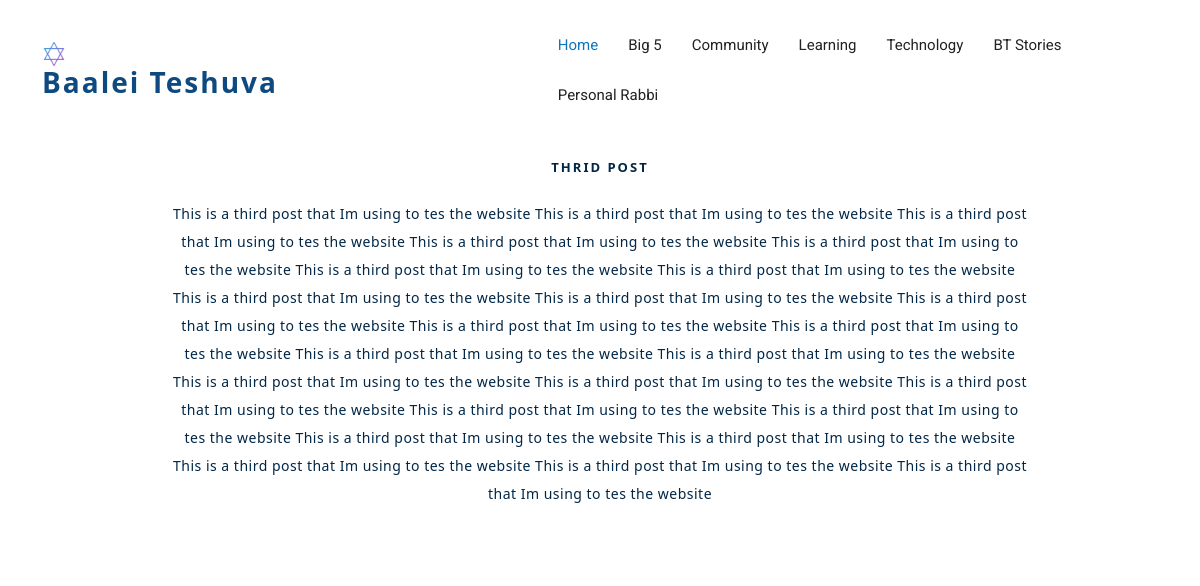
The page /btstories/btone/onepost/8 on the database its author committed.
### baaleit/models.py (models this page shows, shortened)
class BTOnePost(models.Model):
  img = models.ImageField(upload_to='pics/', default="C:\DjangoStuff\baaleiteshuva\baaleit\static\assets\img\reading.png")
  title = models.CharField(max_length=100)
  body = models.CharField(max_length=1000000)
  created_at = models.DateTimeField(default=datetime.now, blank=True)
  class Meta:
      verbose_name_plural = 'BT One Posts'

### baaleit/views.py (the view)
# urls.py: path('btstories/btone/onepost/<str:pk>', views.onepost, name='onepost'),
def onepost(request, pk):
  posts = BTOnePost.objects.get(id=pk)
  return render(request, 'onepost.html', {'posts': posts})

### baaleit/templates/onepost.html (shortened to what this page needs)
{% extends 'base.html' %}
{% load static %}
{% block content %}
<section id="get-started" class="padd-section text-center">
  <div class="container">
    <div class="row">
      <div class="col-md-6 col-lg-4" data-aos="zoom-in" data-aos-delay="100" style="width: auto; margin: auto;">
        <div class="feature-block">
          <h4>{{posts.title}}</h4>
          <p>{{posts.body}}</p>
        </div>
      </div>
    </div>
  </div>
</section>
{% endblock %}

### baaleit/static/assets/css/style.css (style rules this page uses)
body { background-color: #fff; color: #333; padding-top: 44px; }
h1, h2, h3, h4, h5, h6 { margin: 0; }
h4 { color: #012646; font-size: 13px; font-weight: 700; letter-spacing: 2px; text-transform: uppercase; line-height: 2; }
p { color: #012646; font-size: 14px; font-weight: 300; letter-spacing: 0.5px; line-height: 2; margin-bottom: 20px; padding-left: 10%; padding-right: 10%; }
section { overflow: hidden; }
.padd-section { padding-bottom: 80px; padding-top: 80px; }
#get-started { display: inline-block; height: 100%; width: 100%; }
#get-started .feature-block { background: #fff none repeat scroll 0 0; padding: 30px 20px; transition: all 0.5s ease-in-out 0s; }
#get-started .feature-block h4 { margin-bottom: 20px; }
#get-started .feature-block p { margin-bottom: 20px; }

### rows shown on the page
BTOnePost: title "THRID POST", body "This is a third post that Im using to tes the website This is a third post that Im using to tes the website This is a third post that Im using to tes the website This is a third post that Im using to tes the website This is a third post that Im using to tes the website This is a third post that Im using to tes the website This is a third post that Im using to tes the website This is a third post that Im using to tes the website This is a third post that Im using to tes the website This is a third post that Im using to tes the website This is a third post that Im using to tes the website This is a third post that Im using to tes the website This is a third post that Im using to tes the…"
